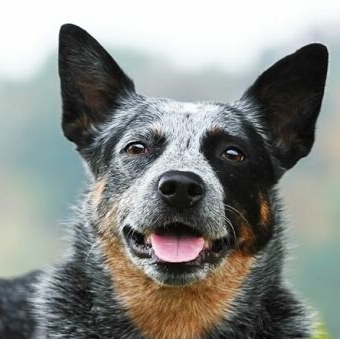
#> input picture content/blog/drawing_with_simple_geometry/square_doggo.png, 340 x 340 px
$ jupyter execute generate_image_simple_geometry.ipynb
#> lines starting #> are read from the running program, lines starting #| are printed output that depends on the picture
# Setup

[cell 1]
import matplotlib.pyplot as plt
import numpy as np

# Load target image

[cell 2]
from PIL import Image, ImageDraw

[cell 3]
# load image and convert it to grayscale
target_img = Image.open('square_doggo.png').convert('L')
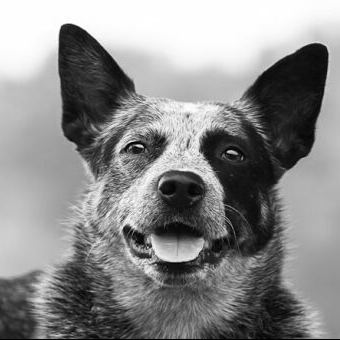
#> target_img: PIL image 340x340 L; min 0, max 255, mean 138.5
# create a container image for the optimization process
current_img = Image.new('L', target_img.size, color=(255))
#> current_img: PIL image 340x340 L; every value is 255

[cell 4]
target_img

[cell 5]
# define the loss/optimality function
from skimage.metrics import structural_similarity as ssim

def evaluate_similarity(target_img, candidate_img):
    im1 = np.asarray(target_img)
    im2 = np.asarray(candidate_img)
    return ssim(im1, im2)

evaluate_similarity(target_img, current_img)
#> Out = 0.4

# Approach 1: Naive strokes

## Trial move definition

[cell 6]
def add_line(current_img):
    '''Adds a random stroke in the canvas'''
    # Copy instance of current image and initialize draw module
    candidate_img = current_img.copy()
    draw = ImageDraw.Draw(candidate_img)

    # sample two random points (4 coordinates)
    four_coordinates = np.random.choice(np.arange(target_img.size[0]), size=4)

    # Draw a line between the points
    x1, y1, x2, y2 = four_coordinates

    # Random values for thickness and tone
    width = np.random.choice(np.arange(10, 40))
    value = np.random.choice(np.arange(0, 200, 10))

    draw.line([(x1,y1), (x2,y2)], width=width, fill=int(value))

    return candidate_img

## Optimization

[cell 7]
N_trials = 20000

current_img = Image.new('L', target_img.size, color=(255))
current_similarity = evaluate_similarity(target_img, current_img)
#> current_similarity = 0.4
list_similarities = [current_similarity]
#> list_similarities = [0.4]

for i_step in range(1, N_trials+1):
    # Try adding a random line
    candidate_img = add_line(current_img)

    # Calculate similarity
    similarity = evaluate_similarity(target_img, candidate_img)

    # If similarity has improved, update candidate
    if similarity > current_similarity:
        current_img = candidate_img
        current_similarity = similarity

    list_similarities.append(similarity)
    print(f'Step {i_step} / {N_trials}\t{similarity: .3f}', end='\r')
